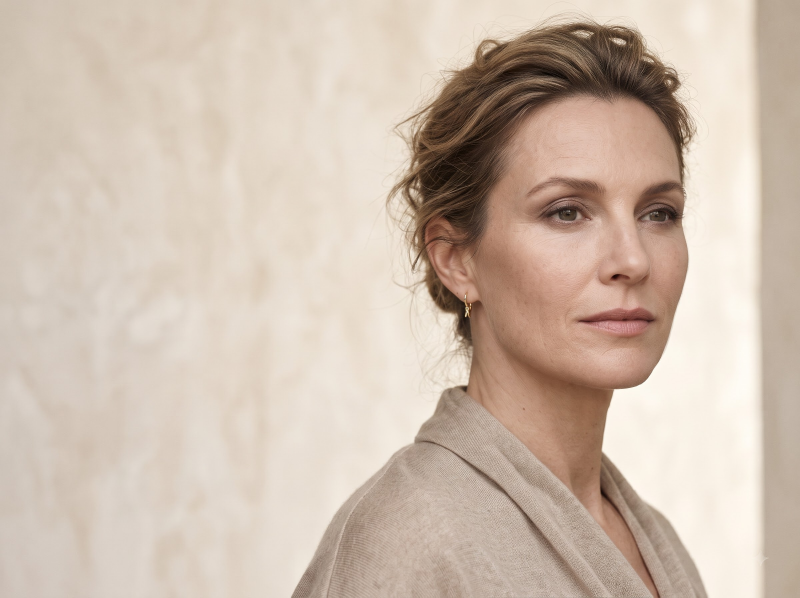
#> input picture source-assets/Woman_posing_in_profile_2K_20261026021755-clean.png, 2400 x 1792 px (shown at 1/3 size)
$ python optimize_images.py
#> lines starting #> are read from the running program, lines starting #| are printed output that depends on the picture
"""Generate responsive AVIF + WebP variants (and a JPEG social preview) from source-assets/.

Usage: python scripts/optimize_images.py   (requires Pillow)
Originals stay in source-assets/ so they are not shipped in the production build.
"""
from pathlib import Path
from PIL import Image

ROOT = Path(__file__).resolve().parent.parent
SRC = ROOT / "source-assets"
OUT = ROOT / "public" / "images"

# source filename -> short public name
IMAGES = {
    "Woman_posing_in_profile_2K_20261026021755-clean.png": "portrait",
    "consultant.png": "consultation",
    "Medical_spa_interior_design_2K_20261026021818-clean.png": "reception",
    "Medical_spa_treatment_room_2K_20261026021411-clean.png": "treatment-room",
    # First frame of public/videos/hero-loop.mp4 (1280x720): the hero poster and loop cross-fade target.
    "hero-video-first-frame.png": "hero-poster",
    "Woman_receiving_facial_massage_2K_20261026131140-clean.png": "facial",
}
# Widths above a source's native width are skipped: images are never upscaled.
WIDTHS = (640, 1024, 1280, 1600, 2000, 2400)


def main() -> None:
    OUT.mkdir(parents=True, exist_ok=True)
    for src_name, name in IMAGES.items():
        im = Image.open(SRC / src_name).convert("RGB")
        for w in WIDTHS:
            if w > im.width or (w == 1280 and im.width != 1280):
                continue
            h = round(im.height * w / im.width)
            sized = im if w == im.width else im.resize((w, h), Image.LANCZOS)
            sized.save(OUT / f"{name}-{w}.webp", "WEBP", quality=82, method=6)
            sized.save(OUT / f"{name}-{w}.avif", "AVIF", quality=62, speed=4)
#> this loop made 1 pass
#> pass 1, in main, `sized = im if w == im.width else im.resize((w, h), Image.LANCZOS)`:
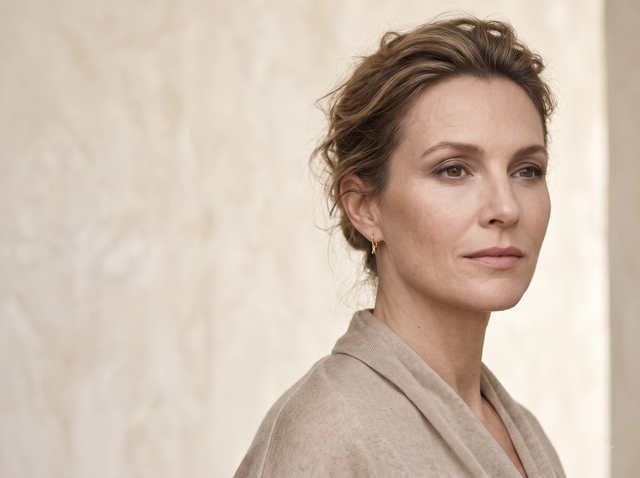
#> sized: PIL image 640x478 RGB; mean R, G, B 206.2, 189.1, 174.6
        print(f"{name}: {im.width}x{im.height}")

    # 1200x630 social preview cropped from the reception image
    im = Image.open(SRC / "Medical_spa_interior_design_2K_20261026021818-clean.png").convert("RGB")
    w, h = im.size
    crop_h = round(w * 630 / 1200)
    top = (h - crop_h) // 2
    im.crop((0, top, w, top + crop_h)).resize((1200, 630), Image.LANCZOS).save(
        OUT / "og-image.jpg", "JPEG", quality=82, optimize=True, progressive=True
    )


if __name__ == "__main__":
#> (the run stopped early here; a loop or call above may not have finished)
